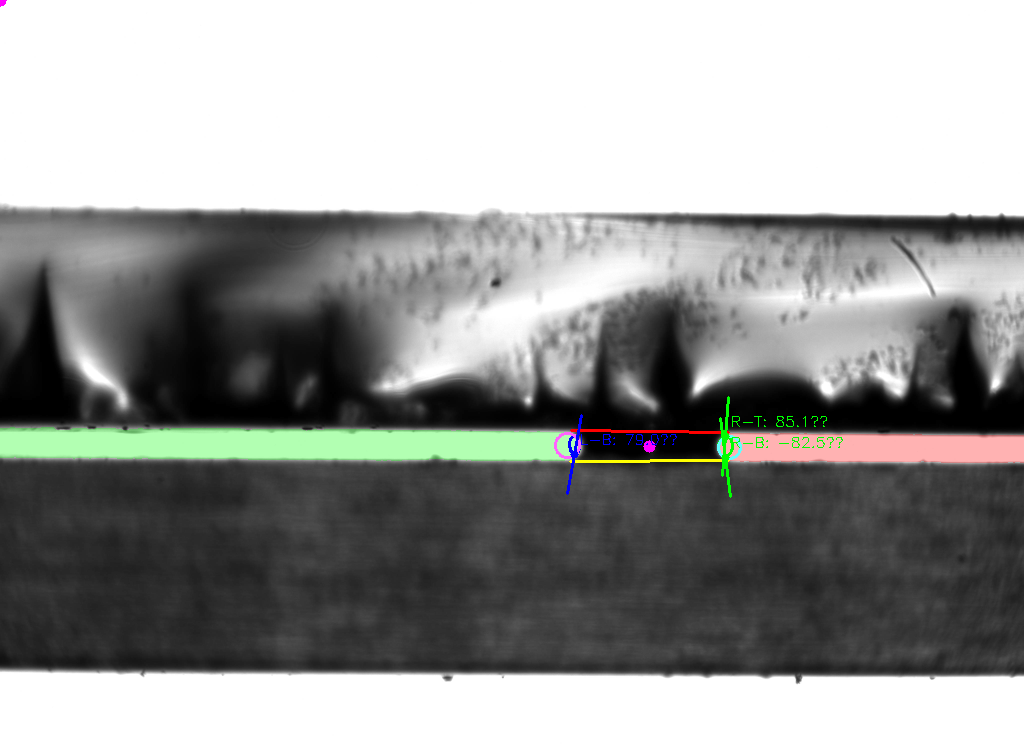
#> input picture Alannah_Sample_1/Alannah_S1_training_debug_images/debug_frame_0007.png, 1024 x 750 px
$ python -i cv2ellipse.py   (imports and definitions only)
#> lines starting #> are read from the running program, lines starting #| are printed output that depends on the picture
#> further down, picture is the input picture: shape (750, 1024, 3); mean B, G, R 150.9, 152.8, 151.7
import cv2
import numpy as np
import matplotlib.pyplot as plt
import os
import tkinter as tk
from tkinter import filedialog
import pandas as pd
from scipy.integrate import quad
import matplotlib as mpl
import matplotlib.lines as mlines


# [6 lines left out: function select_roi, not called in this run]


def auto_detect_substrate_roi(
    image, hough_thresh=50, min_line_len=100, margin_frac=0.55
):
#> called with hough_thresh = 50, min_line_len = 100, margin_frac = 0.55
    gray = cv2.cvtColor(image, cv2.COLOR_BGR2GRAY)
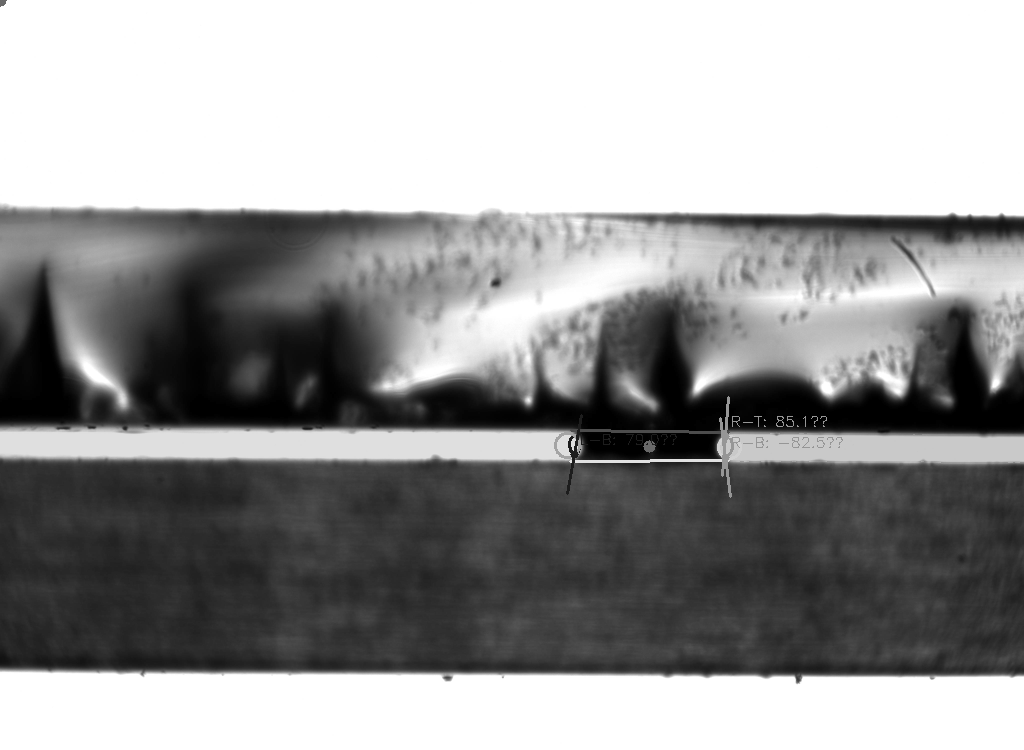
#> gray: shape (750, 1024); min 0, max 255, mean 152.2
    blurred = cv2.GaussianBlur(gray, (5, 5), 0)
    edges = cv2.Canny(blurred, 30, 100)
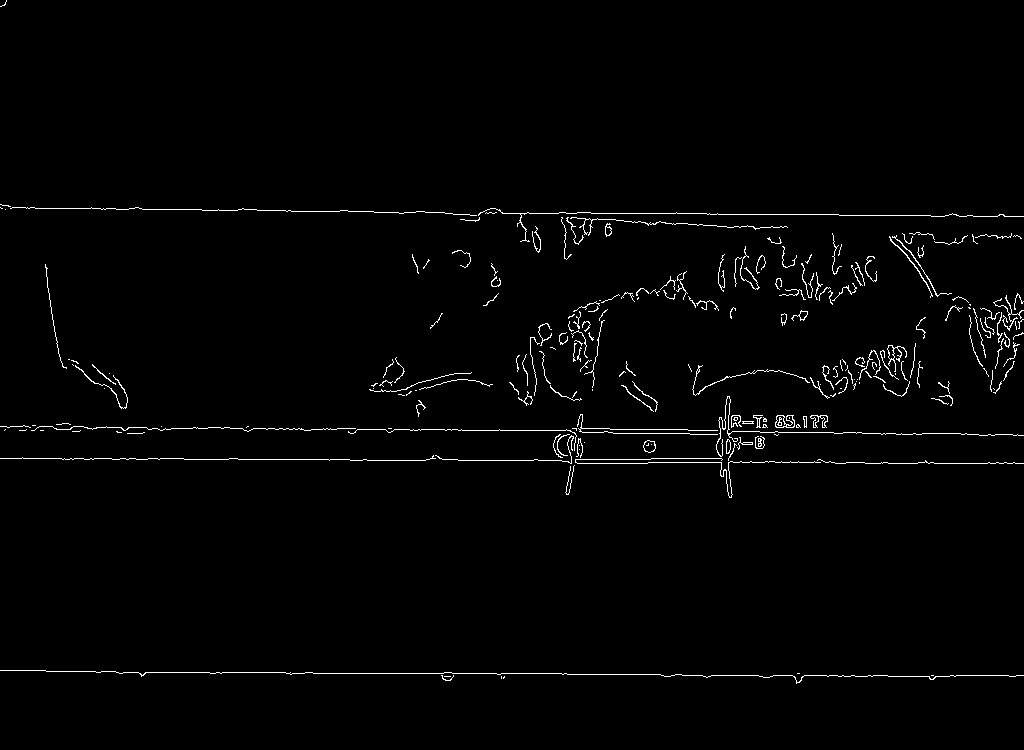
#> edges: shape (750, 1024); 1.5% white in thin lines or dots
    plt.imshow(edges, cmap="gray")
    plt.title("Canny Edges")
    plt.axis("off")
    plt.show()
    lines = cv2.HoughLinesP(
        edges,
        1,
        np.pi / 180,
        threshold=hough_thresh,
        minLineLength=min_line_len,
        maxLineGap=20,
    )
#> lines = 31 rows, first 6: [184, 459, 366, 459], [286, 673, 566, 673], [243, 429, 461, 429], [661, 675, 887, 675], [648, 462, 887, 462], [572, 428, 921, 434]
    h, w = image.shape[:2]
#> h = 750; w = 1024
    top_lines = []
    bottom_lines = []

    if lines is not None:
        for line in lines:
            x1, y1, x2, y2 = line[0]
            if abs(y2 - y1) < 10:  # horizontal line
                y_avg = (y1 + y2) // 2
                if y_avg < h * margin_frac:
                    top_lines.append(y_avg)
                elif y_avg > h * (1 - margin_frac):
                    bottom_lines.append(y_avg)
#> this loop made 31 passes
#> (x1, y1, x2, y2, y_avg) on passes 1 to 12: (184, 459, 366, 459, 459), (286, 673, 566, 673, 673), (243, 429, 461, 429, 429), (661, 675, 887, 675, 675), (648, 462, 887, 462, 462), (572, 428, 921, 434, 431), (0, 458, 183, 458, 458), (835, 463, 1023, 463, 463), (458, 460, 575, 460, 460), (479, 213, 717, 213, 213), (84, 208, 237, 210, 209), (707, 214, 838, 214, 214)
#> (x1, y1, x2, y2) on passes 24, 26, 28, 29, 30, 31: (755, 289, 871, 260), (718, 274, 829, 297), (890, 239, 1013, 362), (581, 306, 682, 284), (753, 288, 874, 258), (758, 286, 874, 257)
#> after the loop, bottom_lines = [459, 673, 429, 675, 462, 431, 458, 463, 460, 427, 672, 676, 431, 674, 424, 419, 416]; top_lines = [213, 209, 214, 210, 215, 224, 208, 377]

    if not top_lines or not bottom_lines:
        print("Failed to detect substrate lines.")
        return None
    top_lines = [max(top_lines)]
#> top_lines = [377]
    bottom_lines = [min(bottom_lines)]
#> bottom_lines = [416]
    print("Top lines:", top_lines)
#| Top lines: [377]
    print("Bottom lines:", bottom_lines)
#| Bottom lines: [416]
    y_min = top_lines[0]
#> y_min = 377
    y_max = bottom_lines[0]
#> y_max = 416
    x_min = 5
    x_max = w - 5
#> x_max = 1019

    return (x_min, y_min, x_max, y_max)


# [55 lines left out: functions draw_detected_substrate_roi, preprocess_image, find_largest_contour, split_contour_top_bottom, split_contour_left_right, not called in this run]


def fit_ellipse_to_contour(contour):
    return cv2.fitEllipse(contour) if len(contour) >= 5 else None


# [458 lines left out: functions crop_left_right, draw_results_on_full_image, process_droplet_two_lobes, ellipse_to_points, contact_angle_at_index, find_contact_point_on_line_half and 12 more, not called in this run]


def integrand(u, e, epsilon=1e-8):
    denominator = (e + np.cos(u)) * np.sqrt(e**2 - np.cos(u) ** 2 + epsilon)
    return np.cos(u) / denominator


# [93 lines left out: functions nodoid_param, unduloid_param, calculate_parameters, transform_to_image_coords, draw_theoretical_curve, not called in this run]


# [282 lines not run here, left out]

>>> import cv2
>>> picture = cv2.imread('../Alannah_Sample_1/Alannah_S1_training_debug_images/debug_frame_0007.png')
>>> result = auto_detect_substrate_roi(picture)
#> result = (5, 377, 1019, 416)
